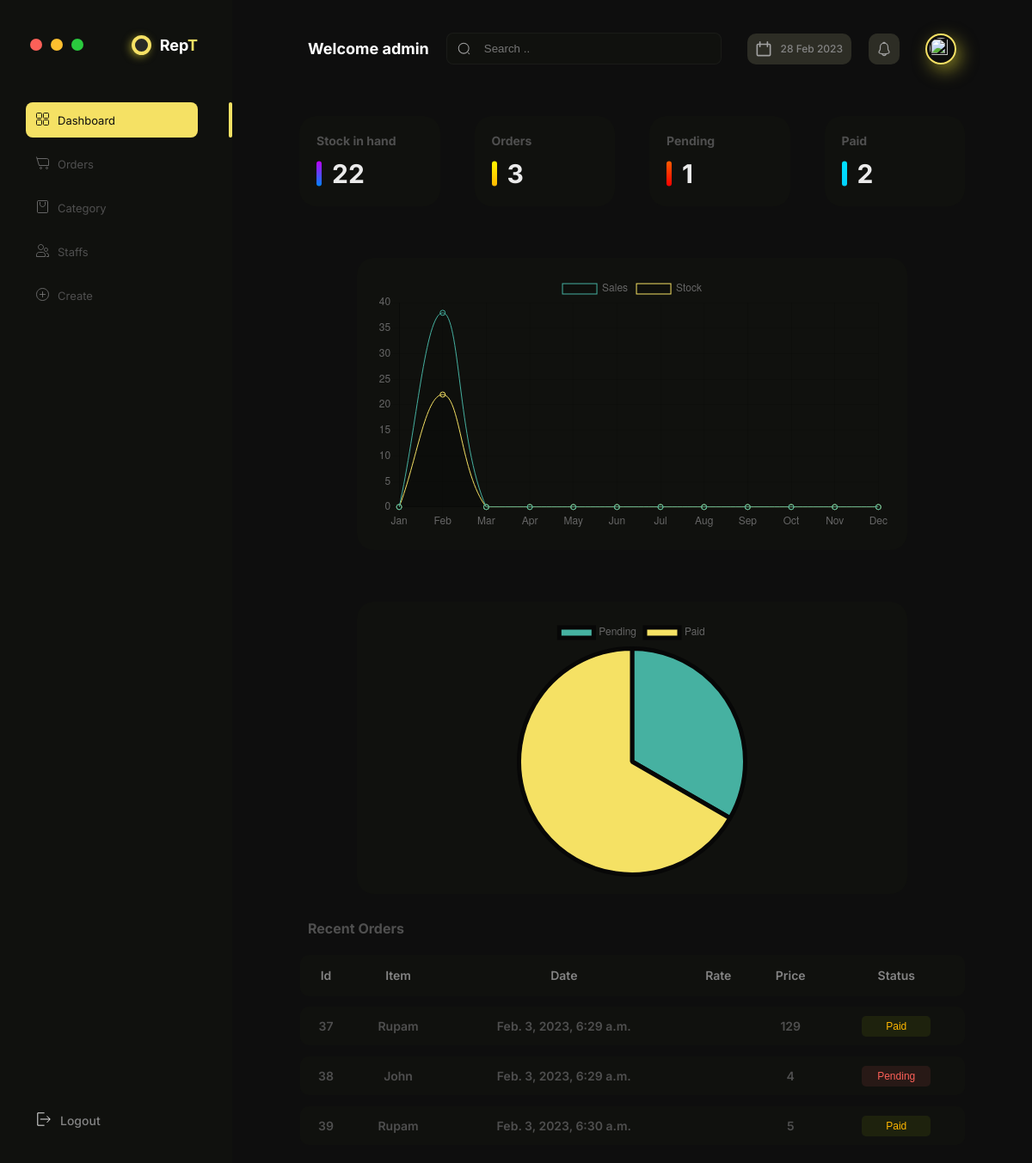
Page / (signed in) on the earlier database version.
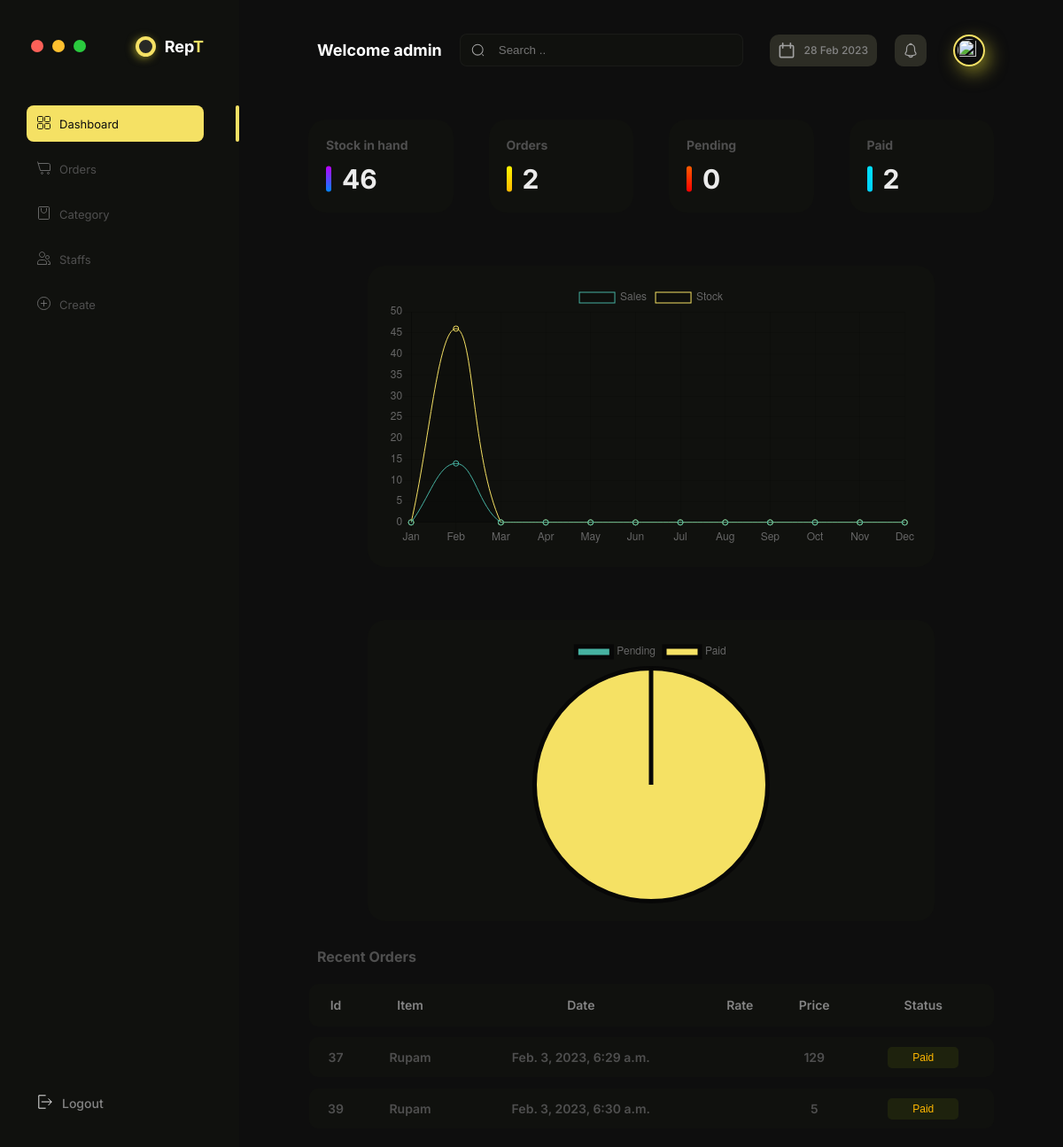
Same page on the later database version.
### apps/core/models.py (models this page shows, shortened)
class Order(models.Model):
    STATUS = (
        ('Paid', 'Paid'),
        ('Pending', 'Pending'),
    )
    customer = models.ForeignKey(
        Customer, null=True, on_delete=models.SET_NULL)
    item = models.ForeignKey(Item, null=True, on_delete=models.SET_NULL)
    price = models.IntegerField(default=0, null=True)
    quantity = models.IntegerField(default=0, null=True)
    status = models.CharField(max_length=200, null=True, choices=STATUS)
    date_created = models.DateTimeField(auto_now_add=True, null=True)

class Item(models.Model):
    name = models.CharField(max_length=200, null=True)
    price = models.IntegerField(default=0, null=True)
    quantity = models.IntegerField(default=0, null=True)
    category = models.ForeignKey(
        Category, null=True, on_delete=models.SET_NULL)
    tag = models.ForeignKey(Tag, null=200, on_delete=models.SET_NULL)
    date_created = models.DateTimeField(auto_now_add=True, null=True)
    def __str__(self):
        return self.name

### apps/core/decorators.py (the view)
    def wrapper_func(request, *args, **kwargs):
        group = None
        if request.user.groups.exists():
            group = request.user.groups.all()[0].name
        if group == 'staff':
            return redirect('staffDashboard')
        if group == 'admin':
            return view_func(request, *args, **kwargs)

### apps/dashboard/templates/dashboard.html (shortened to what this page needs)
{% extends 'main.html' %}
{% block content %}
<div class="dashboard">
    <div class="dashboard__overview">
        <div class="dashboard__card dashboard__total-products">
            <h5 class="dashboard__card-title">Stock in hand</h5>
            <div class="dashboard__card-number-container">
                <h1 class="dashboard__card-number">{{total_stock}}</h1>
            </div>
        </div>
        <div class="dashboard__card dashboard__stock-in-hand">
            <h5 class="dashboard__card-title">Orders</h5>
            <div class="dashboard__card-number-container">
                <h1 class="dashboard__card-number">{{total_order}}</h1>
            </div>
        </div>
        <div class="dashboard__card dashboard__pending">
            <h5 class="dashboard__card-title">Pending</h5>
            <div class="dashboard__card-number-container">
                <h1 class="dashboard__card-number">{{pending_order}}</h1>
            </div>
        </div>
        <div class="dashboard__card dashboard__paid">
            <h5 class="dashboard__card-title">Paid</h5>
            <div class="dashboard__card-number-container">
                <h1 class="dashboard__card-number">{{paid_order}}</h1>
            </div>
        </div>
    </div>
    <div class="chart">
      <div class="chart__container">
        <canvas id="chart1"></canvas>
      </div>
      <div class="chart__container">
        <canvas id="chart2"></canvas>
      </div>
    </div>
    <h4 class="table-title">Recent Orders</h4>
    <table class="table">
        <thead class="table__header">
            <tr class="table__header-raw">
              <th class="col col1">Id</th>
              <th class="col col2">Item</th>
              <th class="col col3">Date</th>
              <th class="col col4">Rate</th>
              <th class="col col5">Price</th>
              <th class="col col6">Status</th>
          </thead>
          {% for order in orders %}
          <tbody class="table__body">
            <tr class="table__body-raw">
              <td class="col col1">{{order.id}}</td>
              <td class="col col2">{{order.item}}</td>
              <td class="col col3">{{order.date_created}}</td>
              <th class="col col4">{{order.rate}}</th>
              <td class="col col4">{{order.price}}</td>
                {% if order.status == 'Paid' %}
                <td class="col col5">
                    <button class="table__status table__status--paid">Paid</button>
                </td>
                {% else %}
                <td class="col col5">
                    <button class="table__status table__status--pending">Pending</button>
                </td>
                {% endif %}
            </tr>
          </tbody>
          {% endfor %}
          <tbody class="table__body">
    </table>
</div>
<script>
    const data1 = {
        labels: {{labels|safe}},
        datasets: [{
        label: 'Sales',
        data: {{order_data|safe}},
        borderRadius: 5,
        borderWidth:1,
        borderColor:'#46B1A1',
        borderSkipped: false,
        },
        {
        label: 'Stock',
        borderColor:'#F5E164',
        data: {{stock_data|safe}},
        borderRadius: 5,
        borderWidth:1,
        borderSkipped: false,
        },
    ]
    };
    const config1 = {
        type: 'line',
        data: data1,
        options: {
          responsive: true,
        }
    };
    const data2 = {
        labels: ['Pending', 'Paid'],
        datasets: [{
        label: 'Sales',
        backgroundColor: ['#46B1A1', '#F5E164'],
        data: [{{pending_order|safe}},{{paid_order|safe}}],
        borderWidth:5,
        borderColor:'#070707',
        },
    ]
    };
    const config2 = {
        type: 'pie',
        data: data2,
        options: {
          responsive: true,
        }
    };
  window.onload = function() {
    var ctx = document.getElementById('chart1').getContext('2d');
    window.myPie = new Chart(ctx, config1);
    var ctx2 = document.getElementById('chart2').getContext('2d');
    window.myPie = new Chart(ctx2, config2);
  };
</script>
{% endblock %}

Differences in the rows shown:
removed Order: id "38", item "John", date_created "Feb. 3, 2023, 6:29 a.m.", price "4", status "Pending"
Other differences:
{{ total_stock }}: "22" → "46"
{{ total_order }}: "3" → "2"
{{ pending_order }}: "1" → "0"
chart data {{ order_data|safe }}: [0, 38, 0, 0, 0, 0, 0, 0, 0, 0, 0, 0] → [0, 14, 0, 0, 0, 0, 0, 0, 0, 0, 0, 0]
chart data {{ stock_data|safe }}: [0, 22, 0, 0, 0, 0, 0, 0, 0, 0, 0, 0] → [0, 46, 0, 0, 0, 0, 0, 0, 0, 0, 0, 0]
chart data {{ pending_order|safe }}: 1 → 0
